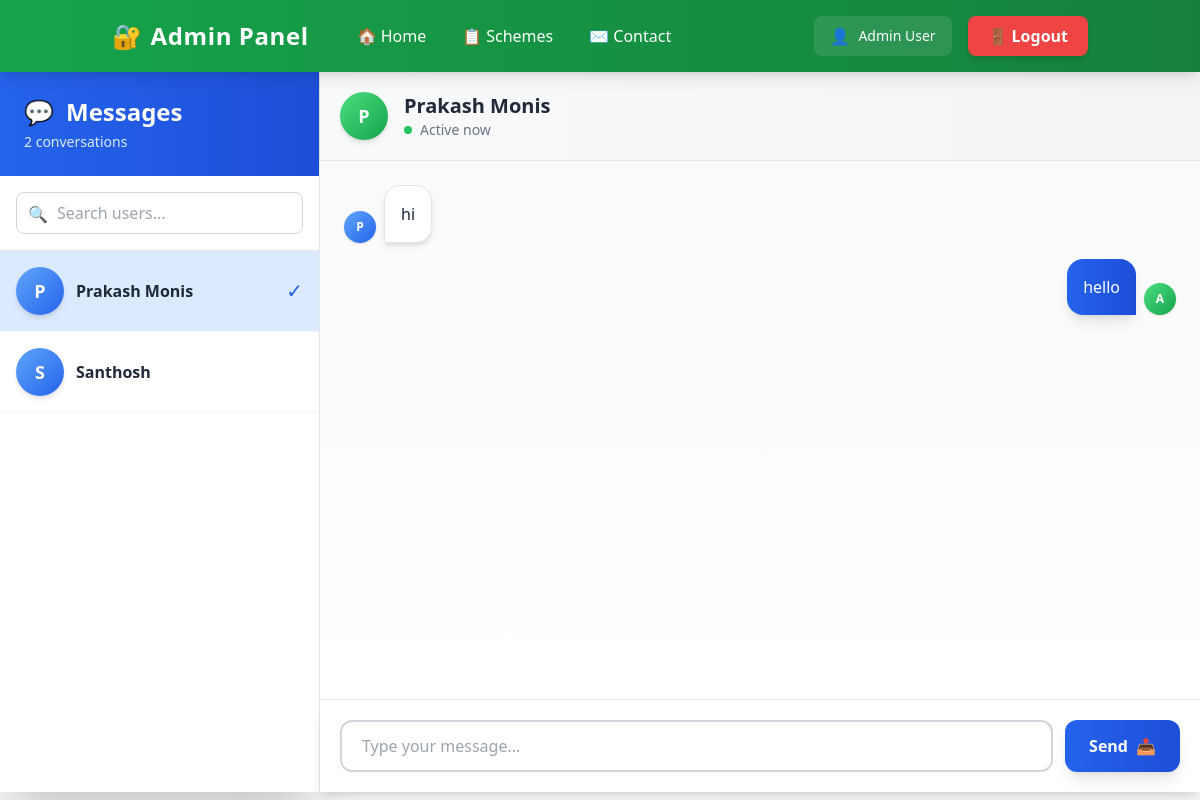
The app's page /admin/messages (signed in), older data.
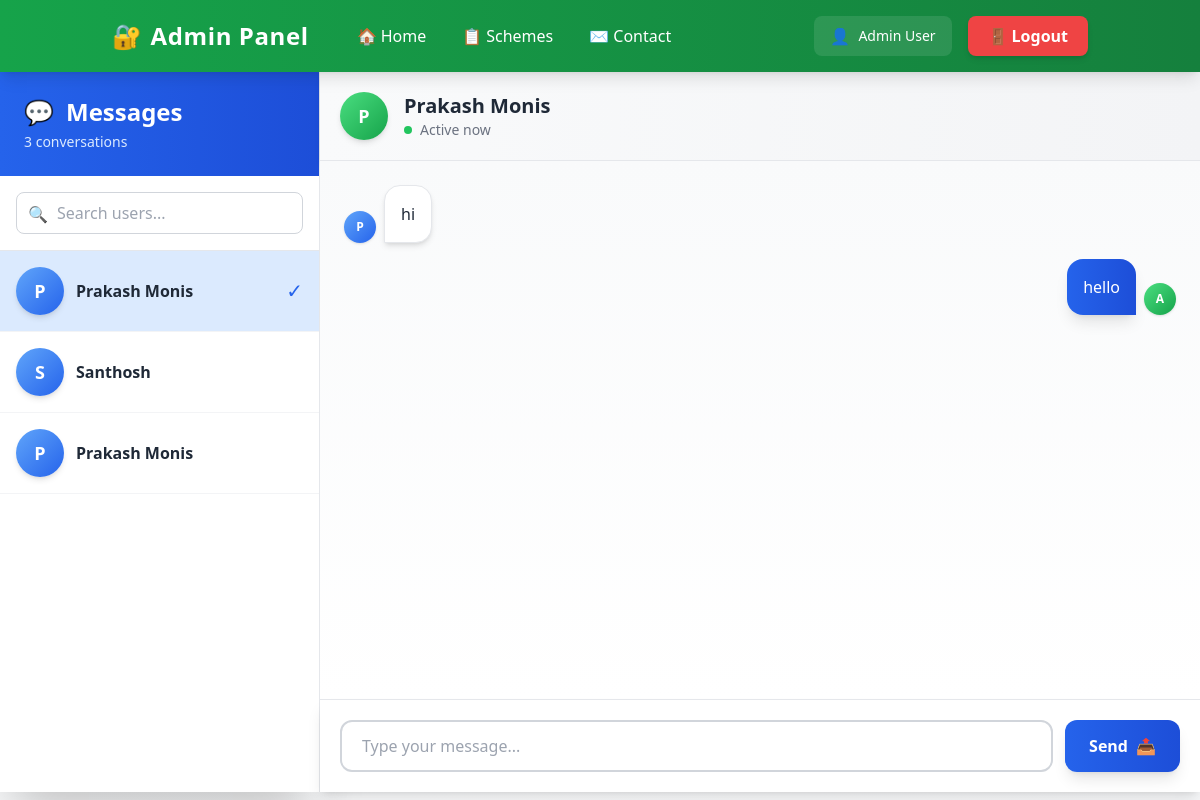
The same page, newer data.
### models.py (models this page shows)
class User(db.Model):
    __tablename__ = "user"
    id = db.Column(db.Integer, primary_key=True)
    name = db.Column(db.String(100), nullable=False)
    email = db.Column(db.String(120), unique=True, nullable=False)
    phone = db.Column(db.String(15), nullable=False)
    password = db.Column(db.String(255), nullable=False)

class ChatMessage(db.Model):
    __tablename__ = "chat_message"
    id = db.Column(db.Integer, primary_key=True)
    user_id = db.Column(db.String(255), nullable=False)  # email or phone or user_id
    sender = db.Column(db.String(50), nullable=False)    # "user" or "admin"
    message = db.Column(db.Text, nullable=False)
    created_at = db.Column(db.DateTime, default=datetime.utcnow)

### admin/routes.py (the view)
@admin_bp.route("/messages", defaults={"user_id": None})
@admin_bp.route("/messages/<user_id>")
@admin_required
def admin_messages(user_id):
    distinct_ids = db.session.query(ChatMessage.user_id).distinct().all()
    users = []
    for uid in distinct_ids:
        u = User.query.get(uid[0])
        users.append({
            "id": uid[0],
            "name": u.name if u else f"User {uid[0]}"
        })
    if user_id is None:
        if len(users) > 0:
            user_id = users[0]["id"]
        else:
            return render_template("admin/messages.html", users=[], messages=[])
    current_user = User.query.get(user_id)
    user_name = current_user.name if current_user else f"User {user_id}"
    messages = ChatMessage.query.filter_by(user_id=user_id)\
                                .order_by(ChatMessage.created_at)\
                                .all()
    return render_template(
        "admin/messages.html",
        users=users,
        messages=messages,
        user_id=user_id,
        user_name=user_name
    )

### admin/routes.py (called while the page is built)
def admin_required(f):
    @wraps(f)
    def wrapper(*args, **kwargs):
        if not session.get("admin_logged_in"):
            return redirect(url_for("admin.admin_login"))
        return f(*args, **kwargs)
    return wrapper

### admin/templates/admin/messages.html (shortened to what this page needs)
<!DOCTYPE html>
<html>
<head>
    <script src="https://cdn.tailwindcss.com"></script>
</head>
<body class="bg-gradient-to-br from-gray-50 to-gray-100">
{% include 'admin/navbar.html' %}
<div class="h-[calc(100vh-80px)] flex">
    <div class="w-80 bg-white shadow-2xl flex flex-col border-r border-gray-200">
        <div class="p-6 bg-gradient-to-r from-blue-600 to-blue-700 text-white">
            <h2 class="text-2xl font-bold flex items-center">
                <span class="mr-3">💬</span> Messages
            </h2>
            <p class="text-sm text-blue-100 mt-1">{{ users|length }} conversations</p>
        </div>
        <div class="p-4 border-b border-gray-200">
            <div class="relative">
                <input type="text" id="searchUsers" placeholder="Search users..."
                       class="w-full px-4 py-2 pl-10 border border-gray-300 rounded-lg focus:ring-2 focus:ring-blue-500 focus:border-transparent">
                <span class="absolute left-3 top-2.5 text-gray-400">🔍</span>
            </div>
        </div>
        <div class="flex-1 overflow-y-auto">
            <ul id="userList">
                {% for user in users %}
                <li class="border-b border-gray-100 hover:bg-blue-50 transition-colors duration-200 {% if user.id == user_id %}bg-blue-100{% endif %}" data-user-name="{{ user.name }}">
                    <a href="{{ url_for('admin.admin_messages', user_id=user.id) }}"
                       class="block p-4">
                        <div class="flex items-center space-x-3">
                            <div class="w-12 h-12 bg-gradient-to-br from-blue-400 to-blue-600 rounded-full flex items-center justify-center text-white font-bold text-lg shadow-md">
                                {{ user.name[0].upper() }}
                            </div>
                            <div class="flex-1 min-w-0">
                                <p class="font-semibold text-gray-800 truncate">{{ user.name }}</p>
                            </div>
                            {% if user.id == user_id %}
                            <span class="text-blue-600 text-xl">✓</span>
                            {% endif %}
                        </div>
                    </a>
                </li>
                {% endfor %}
            </ul>
        </div>
    </div>
    <div class="flex-1 flex flex-col bg-white">
        <div class="bg-gradient-to-r from-gray-50 to-gray-100 p-5 shadow-md border-b border-gray-200">
            <div class="flex items-center space-x-4">
                <div class="w-12 h-12 bg-gradient-to-br from-green-400 to-green-600 rounded-full flex items-center justify-center text-white font-bold text-lg shadow-md">
                    {{ user_name[0].upper() if user_name else '?' }}
                </div>
                <div>
                    <h3 class="text-xl font-bold text-gray-800">{{ user_name if user_name else 'Select a user' }}</h3>
                    <p class="text-sm text-gray-500 flex items-center">
                        <span class="w-2 h-2 bg-green-500 rounded-full mr-2"></span>
                        Active now
                    </p>
                </div>
            </div>
        </div>
        <div class="flex-1 overflow-y-auto p-6 space-y-4 bg-gradient-to-b from-gray-50 to-white" id="messageContainer">
            {% if messages %}
                {% for m in messages %}
                    {% if m.sender == 'user' %}
                        <div class="flex items-end space-x-2 animate-fade-in">
                            <div class="w-8 h-8 bg-gradient-to-br from-blue-400 to-blue-600 rounded-full flex items-center justify-center text-white font-bold text-xs shadow">
                                {{ user_name[0].upper() if user_name else 'U' }}
                            </div>
                            <div class="bg-white p-4 rounded-2xl rounded-bl-none shadow-md max-w-lg border border-gray-200">
                                <p class="text-gray-800">{{ m.message }}</p>
                            </div>
                        </div>
                    {% else %}
                        <div class="flex items-end justify-end space-x-2 animate-fade-in">
                            <div class="bg-gradient-to-r from-blue-600 to-blue-700 text-white p-4 rounded-2xl rounded-br-none shadow-lg max-w-lg">
                                <p>{{ m.message }}</p>
                            </div>
                            <div class="w-8 h-8 bg-gradient-to-br from-green-400 to-green-600 rounded-full flex items-center justify-center text-white font-bold text-xs shadow">
                                A
                            </div>
                        </div>
                    {% endif %}
                {% endfor %}
            {% endif %}
        </div>
        {% if user_id %}
        <form method="POST"
              action="{{ url_for('admin.admin_send_message', user_id=user_id) }}"
              class="p-5 bg-white flex gap-3 border-t border-gray-200 shadow-lg">
            <input name="message" required
                   placeholder="Type your message..."
                   class="flex-1 border-2 border-gray-300 rounded-xl px-5 py-3 focus:ring-2 focus:ring-blue-500 focus:border-blue-500 transition-all duration-300"/>
            <button type="submit" class="px-6 py-3 bg-gradient-to-r from-blue-600 to-blue-700 text-white rounded-xl hover:from-blue-700 hover:to-blue-800 transition-all duration-300 font-semibold shadow-lg hover:shadow-xl flex items-center space-x-2">
                <span>Send</span>
                <span>📤</span>
            </button>
        </form>
        {% else %}
        <div class="p-5 bg-gray-50 border-t border-gray-200 text-center text-gray-500">
            Select a user to start messaging
        </div>
        {% endif %}
    </div>
</div>
</body>
</html>

### admin/templates/admin/navbar.html (shortened to what this page needs)
<nav class="bg-gradient-to-r from-green-600 to-green-700 text-white shadow-lg sticky top-0 z-50">
    <div class="container mx-auto px-6 py-4">
        <div class="flex items-center justify-between">
            <div class="flex items-center space-x-8">
                <h1 class="text-2xl font-bold tracking-wide flex items-center">
                    <span class="mr-2">🔐</span> Admin Panel
                </h1>
                <div class="hidden md:flex items-center space-x-1">
                    <a href="/admin/dashboard" class="px-4 py-2 rounded-lg hover:bg-white/10 transition-all duration-300 font-medium flex items-center">
                        <span class="mr-1">🏠</span> Home
                    </a>
                    <a href="/admin/schemes" class="px-4 py-2 rounded-lg hover:bg-white/10 transition-all duration-300 font-medium flex items-center">
                        <span class="mr-1">📋</span> Schemes
                    </a>
                    <a href="/admin/messages" class="px-4 py-2 rounded-lg hover:bg-white/10 transition-all duration-300 font-medium flex items-center">
                        <span class="mr-1">✉️</span> Contact
                    </a>
                </div>
            </div>
            <div class="flex items-center space-x-4">
                <div class="hidden sm:flex items-center bg-white/10 px-4 py-2 rounded-lg">
                    <span class="mr-2">👤</span>
                    <span class="text-sm font-medium">Admin User</span>
                </div>
                <a href="/admin/logout" class="bg-red-500 px-5 py-2 rounded-lg hover:bg-red-600 transition-all duration-300 font-semibold shadow-md hover:shadow-lg flex items-center">
                    <span class="mr-1">🚪</span> Logout
                </a>
            </div>
        </div>
    </div>
</nav>

Row changes from the older to the newer data that the page shows:
added User: name "P", name "Prakash Monis"
Text that changed along with them:
{{ users|length }}: "2" → "3"
